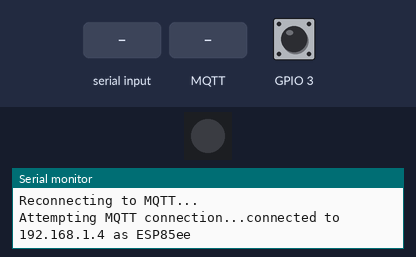
The sketch below on a simulated ESP32. Shown: 1 RGB LEDs in strip order, left to right, the last lines printed to the serial monitor. Inputs (shaded band) come from the test bench; at power-on: GPIO 3 HIGH. Dim RGB values are drawn brighter than linear; WiFi joins after 1.5 s; servers stay silent unless stated; random numbers use the default seed unless the sketch sets one; no MQTT or app messages arrive unless stated.

Above: at 2.7 s.
2.8 s: "1\n" received over the second serial link
At 2.88 s:
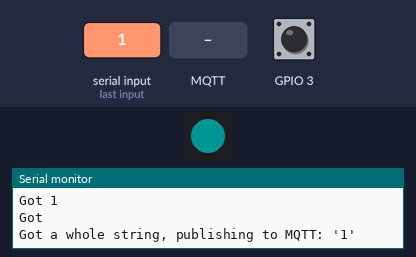
At 5.2 s:
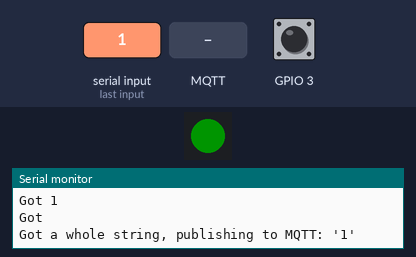
5.8 s: GPIO 3 pulled LOW for 0.15 s
8.8 s: MQTT message "1" arrives on the first subscribed topic
11.8 s: MQTT message "on" arrives on the first subscribed topic
14.8 s: MQTT message "off" arrives on the first subscribed topic
Timing chart, 0 to 18.8 s (numbered marks = the images above; inputs shaded):
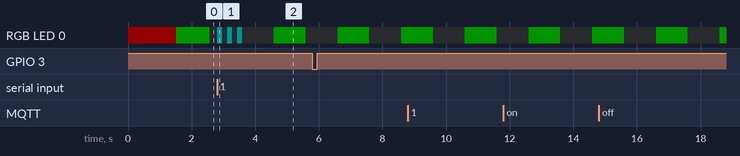

The sketch:

mqtt.ino
```cpp
//#include <ESP8266WiFi.h> // ONLY ON ESP8266
//#include <espnow.h> // ONLY ON ESP8266
#include <WiFi.h>
#include <FastLED.h>
#include <PubSubClient.h>
#include <SoftwareSerial.h>


#define LED_PIN 18
#define NUM_LEDS 1

CRGB leds[NUM_LEDS];

// Update these with values suitable for your network.
const char* ssid = "Tot..";
const char* password = "u11..";
const char* mqtt_server = "192.168.1.4";

WiFiClient espClient;
//PubSubClient client(espClient);
//PubSubClient client(mqtt_server, 1883, callback, espClient)
unsigned long lastMsg = 0;
#define MSG_BUFFER_SIZE	(50)
char msg[MSG_BUFFER_SIZE];
int value = 0;

SoftwareSerial ESPserial(5, 4); // RX | TX
char buff[16];
int buff_idx = 0;

int blinks = 1;
unsigned long lastblink = 0;
int blinklen = 1000;
bool blink_status = 0;

unsigned long previousMillis = 0;
unsigned long interval = 10000;
unsigned long btn_sleep = 0;


void setup_wifi() {
  delay(10);
  Serial.println();
  Serial.print("Connecting to ");
  Serial.println(ssid);

  WiFi.mode(WIFI_STA);
  WiFi.begin(ssid, password);

  while (WiFi.status() != WL_CONNECTED) {
    delay(500);
    Serial.print(".");
  }

  randomSeed(micros());

  Serial.println("");
  Serial.println("WiFi connected");
  Serial.println("IP address: ");
  Serial.println(WiFi.localIP());
}

void callback(char* topic, byte* payload, unsigned int length) {
  Serial.print("Message arrived [");
  Serial.print(topic);
  Serial.print("] ");
  for (int i = 0; i < length; i++) {
    Serial.print((char)payload[i]);
  }
  Serial.println();

  /*
  // Switch on the LED if an 1 was received as first character
  if ((char)payload[0] == '1') {
    digitalWrite(LED_BUILTIN, LOW);   // Turn the LED on (Note that LOW is the voltage level
    // but actually the LED is on; this is because
    // it is active low on the ESP-01)
  } else {
    digitalWrite(LED_BUILTIN, HIGH);  // Turn the LED off by making the voltage HIGH
  }
  */
}

PubSubClient client(mqtt_server, 1883, callback, espClient);

void reconnect() {
  // Loop until we're reconnected
  while (!client.connected()) {
    Serial.print("Attempting MQTT connection...");
    // Create a random client ID
    String clientId = "ESP";
    clientId += String(random(0xffff), HEX);
    // Attempt to connect
    if (client.connect(clientId.c_str(), "mqtt", "r0xx4r")) {
      Serial.print("connected to ");
      Serial.print(mqtt_server);
      Serial.print(" as ");
      Serial.println(clientId);
      // Once connected, publish an announcement...
      client.publish("bikebuttonlars", "hello world");
      // ... and resubscribe
      client.subscribe("inTopic");
      client.subscribe("$SYS/broker/uptime");
    } else {
      Serial.print("failed, rc=");
      Serial.print(client.state());
      Serial.println(" try again in 5 seconds");
      // Wait 5 seconds before retrying
      delay(5000);
    }
  }
}

void setup() {
  Serial.begin(115200);
  Serial.println("setup()");

  pinMode(3, INPUT_PULLUP);

  //pinMode(LED_BUILTIN, OUTPUT); // ONLY ON ESP8266
  FastLED.addLeds<NEOPIXEL, LED_PIN>(leds, NUM_LEDS);
  FastLED.setMaxPowerInVoltsAndMilliamps(5, 10);
  FastLED.setBrightness(20);
  FastLED.clear();
  leds[0] = CRGB(255, 0, 0 );
  FastLED.show();

  setup_wifi();
  client.setServer(mqtt_server, 1883);
  client.setCallback(callback);

  ESPserial.begin(19200);

  leds[0] = CRGB(0, 255, 0 );
  FastLED.show();
}

void loop() {
  unsigned long currentMillis = millis();
  // if WiFi is down, try reconnecting every CHECK_WIFI_TIME seconds
  if ((WiFi.status() != WL_CONNECTED) && (currentMillis - previousMillis >=interval)) {
    Serial.print(millis());
    Serial.println("Reconnecting to WiFi...");
    WiFi.disconnect();
    WiFi.reconnect();
    previousMillis = currentMillis;
  }

  if (!client.connected()) {
    Serial.println("Reconnecting to MQTT...");
    reconnect();
  }
  client.loop();

  if (!digitalRead(3) && btn_sleep < currentMillis) {
    Serial.println("Button pressed, sending mqtt");
    client.publish("bikebutton", "lars\n");
    btn_sleep = currentMillis + 2000;
  }

  unsigned long now = millis();
  if (now - lastMsg > 60000) {
    lastMsg = now;
    ++value;
    snprintf (msg, MSG_BUFFER_SIZE, "#%ld", value);
    Serial.print("Publish message: ");
    Serial.println(msg);
    client.publish("bikebuttonlars", msg);

    //ESPserial.println("MQTT");
  }
  while (ESPserial.available()) {
    buff[buff_idx] = ESPserial.read();
    Serial.print("Got ");
    Serial.println(buff[buff_idx]);
    if (buff[buff_idx] == '\n') {
      buff[buff_idx] = '\0';
      Serial.print("Got a whole string, publishing to MQTT: '");
      Serial.print(buff);
      Serial.println("'");
      client.publish("bikebutton", buff);
      ESPserial.flush();
      while (ESPserial.available()) {
        ESPserial.read();
      }
      buff_idx = 0;
      blinks = 6;
      blinklen = 150;
    }
    else {
      buff_idx++;
    }
  }

  if (blinks > 0 && (now - lastblink > blinklen)) {
    lastblink = now;
    blink_status = !blink_status;
    //digitalWrite(LED_BUILTIN, !digitalRead(LED_BUILTIN)); // ONLY ON ESP8266
    leds[0] = CRGB(WiFi.status() != WL_CONNECTED ? (blink_status ? 255 : 0) : 0, blink_status ? 255 : 0, blinks > 1 ? (blink_status ? 255 : 0) : 0);
    //if (blinks > 1) {
    //  leds[0] = CRGB(0, 0, blink_status ? 255 : 0);
    //}
    FastLED.show();
    blinks --;
    if (blinks == 0) {
      blinks = 1;
      blinklen = 1000;
    }
  }

  delay(10);
}
```
